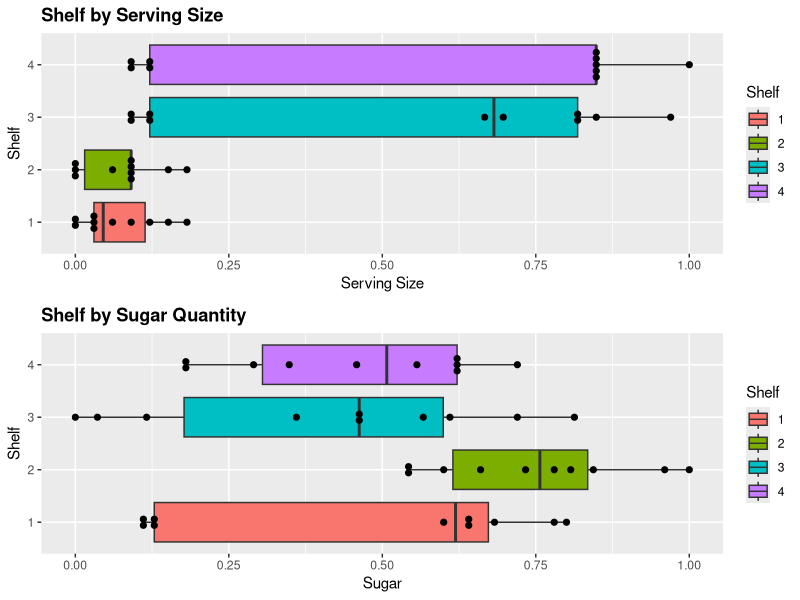
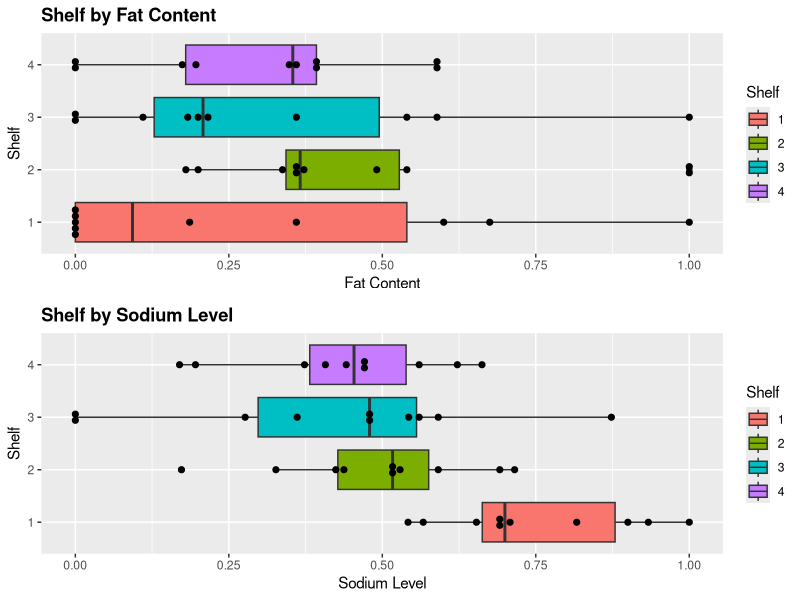
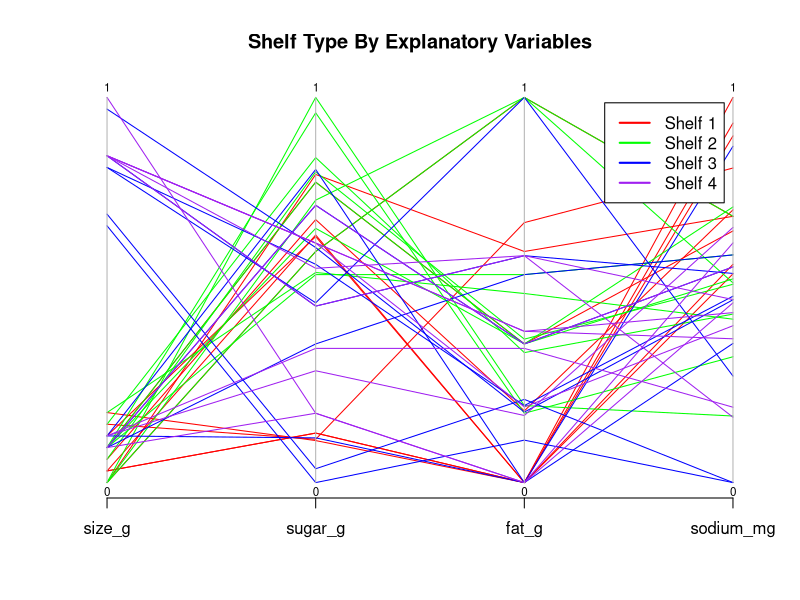

Generate these figures, in order, with R:
## ---- chunk 1
#install.packages("MASS")
library(tidyverse)
library(patchwork)
library(MASS)

## To assemble multiple plots
library(gridExtra)

# multinomial regression
library (nnet)

# car pacakge for testing
library (car)
## ---- chunk 2
cereal <- read_csv('../data/short-questions/cereal_dillons.csv')
## ---- chunk 3
# reformatting the explanatory variables
# cereal$Shelf <- factor(cereal$Shelf)
cereal$Cereal <- factor(cereal$Cereal)

# normalize the explanatory variables
# 1. divide by serving size
# 2. normalized
cereal$sugar_g <- cereal$sugar_g/cereal$size_g
cereal$fat_g <- cereal$fat_g/cereal$size_g
cereal$sodium_mg <- cereal$sodium_mg /cereal$size_g

cereal$size_g <- ((cereal$size_g - min(cereal$size_g)) 
                    /(max(cereal$size_g) - min(cereal$size_g)))

cereal$sugar_g <- ((cereal$sugar_g - min(cereal$sugar_g)) 
                    /(max(cereal$sugar_g) - min(cereal$sugar_g)))

cereal$fat_g <- ((cereal$fat_g - min(cereal$fat_g)) 
                    /(max(cereal$fat_g) - min(cereal$fat_g)))

cereal$sodium_mg <- ((cereal$sodium_mg - min(cereal$sodium_mg))
                    /(max(cereal$sodium_mg) - min(cereal$sodium_mg)))
## ---- chunk 4
p1 <- cereal %>%
  mutate(Shelf=as.factor(Shelf)) %>%
  ggplot(aes(Shelf, size_g)) +
  geom_boxplot(aes(fill = Shelf)) + 
  geom_dotplot( binaxis='y', stackdir='center', binwidth =0.01) +
  coord_flip() +
  ggtitle("Shelf by Serving Size") + 
  theme(plot.title = element_text(lineheight=1, face="bold")) +
  ylab("Serving Size") +
  xlab("Shelf")

p2 <- cereal %>%
  mutate(Shelf=as.factor(Shelf)) %>%
  ggplot(aes(Shelf, sugar_g)) +
  geom_boxplot(aes(fill = Shelf)) + 
  geom_dotplot( binaxis='y', stackdir='center', binwidth =0.01) +
  coord_flip() +
  ggtitle("Shelf by Sugar Quantity") + 
  theme(plot.title = element_text(lineheight=1, face="bold")) +
  ylab("Sugar") +
  xlab("Shelf")

p3 <- cereal %>%
  mutate(Shelf=as.factor(Shelf)) %>%
  ggplot(aes(Shelf, fat_g)) +
  geom_boxplot(aes(fill = Shelf)) + 
  geom_dotplot( binaxis='y', stackdir='center', binwidth =0.01) +
  coord_flip() +
  ggtitle("Shelf by Fat Content") + 
  theme(plot.title = element_text(lineheight=1, face="bold")) +
  ylab("Fat Content") +
  xlab("Shelf")

p4 <- cereal %>%
  mutate(Shelf=as.factor(Shelf)) %>%
  ggplot(aes(Shelf, sodium_mg)) +
  geom_boxplot(aes(fill = Shelf)) + 
  geom_dotplot( binaxis='y', stackdir='center', binwidth =0.01) +
  coord_flip() +
  ggtitle("Shelf by Sodium Level") + 
  theme(plot.title = element_text(lineheight=1, face="bold")) +
  ylab("Sodium Level") +
  xlab("Shelf")


grid.arrange(p1, p2, nrow = 2, ncol = 1)
grid.arrange(p3, p4, nrow = 2, ncol = 1)

## ---- chunk 5
cols = c('red', 'green', 'blue', 'purple')
parcoord(cereal[c("size_g", "sugar_g", "fat_g", "sodium_mg")],
         col = cols[cereal$Shelf], var.label = TRUE, main="Shelf Type By Explanatory Variables")
legend("topright", legend=c("Shelf 1", "Shelf 2", "Shelf 3", "Shelf 4"), 
       lwd = 2, col = cols, inset = 0.05)
## ---- chunk 6
model_cereal_shelves_linear    <- multinom(formula = Shelf ~ sugar_g + fat_g 
                                           + sodium_mg, data = cereal)

model_cereal_shelves_quadratic <- multinom(formula = Shelf ~ sugar_g + fat_g 
                                           + sodium_mg + sugar_g:fat_g 
                                           + sugar_g:sodium_mg + fat_g:sodium_mg
                                           + sugar_g:fat_g:sodium_mg, data = cereal)
## ---- chunk 7
lrt_cereal_main_effects <- Anova(model_cereal_shelves_linear, test = 'LR')
lrt_cereal_main_effects
## ---- chunk 8
lrt_cereal_quadratic_effects <- Anova(model_cereal_shelves_quadratic, test = 'LR')
lrt_cereal_quadratic_effects
## ---- chunk 9
# create a data set
new.data <- data.frame("Cereal" = "Apple Jack", 
                       "size_g" = 28, 
                       "sugar_g" = 12,
                       "fat_g" = 0.5,
                       "sodium_mg" = 130)

new.data$sugar_g <- new.data$sugar_g/new.data$size_g
new.data$fat_g <- new.data$fat_g/new.data$size_g
new.data$sodium_mg <- new.data$sodium_mg /new.data$size_g

new.data$size_g <- ((new.data$size_g - min(cereal$size_g)) 
                    /(max(cereal$size_g) - min(cereal$size_g)))

new.data$sugar_g <- ((new.data$sugar_g - min(cereal$sugar_g)) 
                    /(max(cereal$sugar_g) - min(cereal$sugar_g)))

new.data$fat_g <- ((new.data$fat_g - min(cereal$fat_g)) 
                    /(max(cereal$fat_g) - min(cereal$fat_g)))

new.data$sodium_mg <- ((new.data$sodium_mg - min(cereal$sodium_mg))
                    /(max(cereal$sodium_mg) - min(cereal$sodium_mg)))

# get model prediction for the given inputs
aj_shelf_probs <- predict(model_cereal_shelves_linear, 
                      newdata = new.data, 
                      type = "probs")

aj_shelf_probs
## ---- chunk 10
shelf_vs_sugar_plot <- 'fill this in'
## ---- chunk 11
odds_ratios <- 'fill this in'
## ---- chunk 12
drinks <- read_csv('../data/short-questions/DeHartSimplified.csv')
## ---- chunk 13
